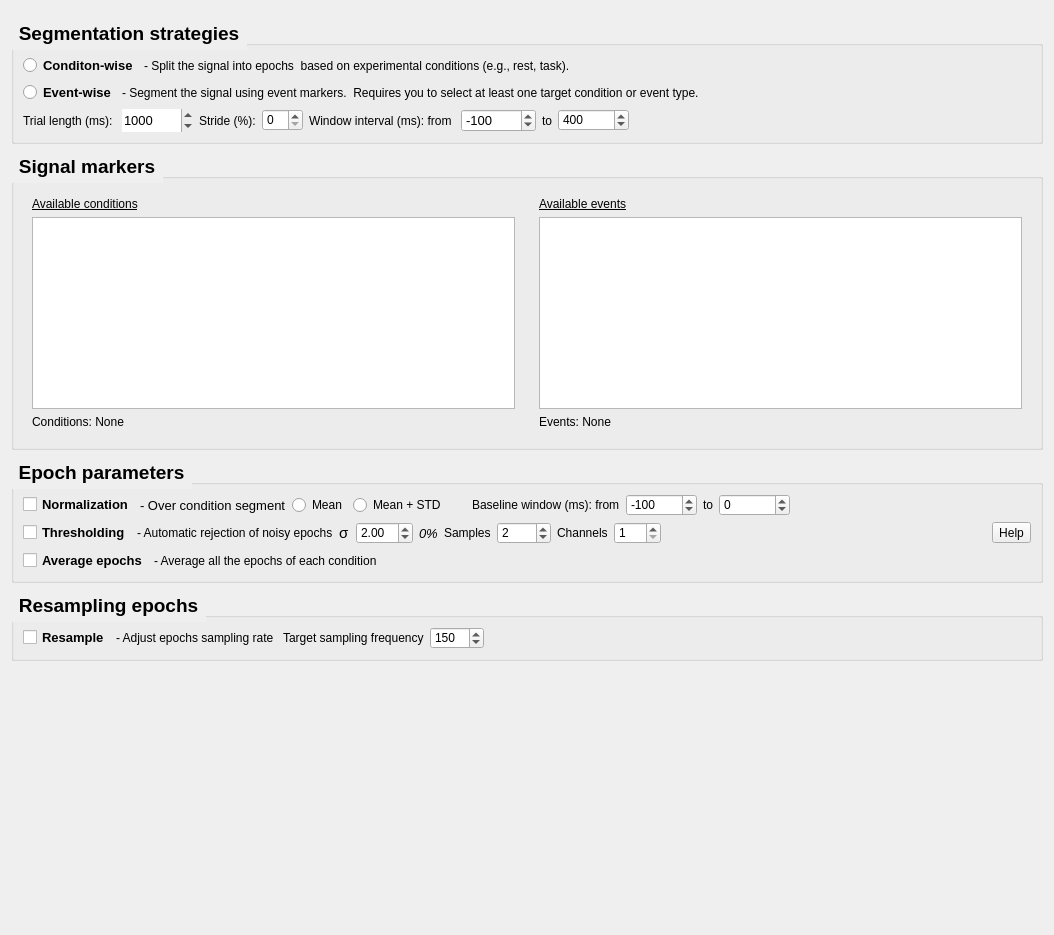
<?xml version="1.0" encoding="UTF-8"?>
<ui version="4.0">
 <class>Form</class>
 <widget class="QWidget" name="Form">
  <property name="geometry">
   <rect>
    <x>0</x>
    <y>0</y>
    <width>1054</width>
    <height>935</height>
   </rect>
  </property>
  <property name="windowTitle">
   <string>Form</string>
  </property>
  <layout class="QVBoxLayout" name="verticalLayout_2">
   <item>
    <widget class="QFrame" name="topContentWidget">
     <property name="styleSheet">
      <string notr="true">QFrame {
	border: none;
}</string>
     </property>
     <property name="frameShape">
      <enum>QFrame::NoFrame</enum>
     </property>
    </widget>
   </item>
   <item>
    <widget class="QGroupBox" name="segmentation_properties">
     <property name="font">
      <font>
       <pointsize>14</pointsize>
       <weight>75</weight>
       <bold>true</bold>
      </font>
     </property>
     <property name="styleSheet">
      <string notr="true">QGroupBox::title {
    subcontrol-origin: margin;
    subcontrol-position: top left; 
    padding: 5px;                 
    letter-spacing: 1px;
    
    color: qlineargradient(
        spread:pad, x1:0, y1:0, x2:1, y2:0,
        stop:0 #6a0dad, stop:1 #ec407a
    );
}</string>
     </property>
     <property name="title">
      <string>Segmentation strategies</string>
     </property>
     <layout class="QVBoxLayout" name="verticalLayout">
      <item>
       <layout class="QVBoxLayout" name="verticalLayout_5">
        <item>
         <layout class="QHBoxLayout" name="horizontalLayout_9">
          <item>
           <widget class="QRadioButton" name="conditionRButton">
            <property name="font">
             <font>
              <pointsize>10</pointsize>
              <weight>75</weight>
              <bold>true</bold>
             </font>
            </property>
            <property name="text">
             <string>Conditon-wise</string>
            </property>
           </widget>
          </item>
          <item>
           <widget class="QLabel" name="label_2">
            <property name="text">
             <string>- Split the signal into epochs  based on experimental conditions (e.g., rest, task).</string>
            </property>
           </widget>
          </item>
          <item>
           <spacer name="horizontalSpacer">
            <property name="orientation">
             <enum>Qt::Horizontal</enum>
            </property>
            <property name="sizeHint" stdset="0">
             <size>
              <width>40</width>
              <height>20</height>
             </size>
            </property>
           </spacer>
          </item>
         </layout>
        </item>
        <item>
         <layout class="QHBoxLayout" name="horizontalLayout_6">
          <item>
           <widget class="QRadioButton" name="eventRButton">
            <property name="font">
             <font>
              <pointsize>10</pointsize>
              <weight>75</weight>
              <bold>true</bold>
             </font>
            </property>
            <property name="text">
             <string>Event-wise</string>
            </property>
           </widget>
          </item>
          <item>
           <widget class="QLabel" name="label">
            <property name="text">
             <string>- Segment the signal using event markers.  Requires you to select at least one target condition or event type.</string>
            </property>
           </widget>
          </item>
          <item>
           <spacer name="horizontalSpacer_6">
            <property name="orientation">
             <enum>Qt::Horizontal</enum>
            </property>
            <property name="sizeHint" stdset="0">
             <size>
              <width>40</width>
              <height>20</height>
             </size>
            </property>
           </spacer>
          </item>
         </layout>
        </item>
       </layout>
      </item>
      <item>
       <layout class="QHBoxLayout" name="trials">
        <item>
         <widget class="QLabel" name="trialLabel">
          <property name="toolTip">
           <string>Epochs length in samples</string>
          </property>
          <property name="text">
           <string>Trial length (ms): </string>
          </property>
         </widget>
        </item>
        <item>
         <widget class="QSpinBox" name="trialBox">
          <property name="font">
           <font>
            <pointsize>10</pointsize>
            <kerning>true</kerning>
           </font>
          </property>
          <property name="styleSheet">
           <string notr="true"/>
          </property>
          <property name="inputMethodHints">
           <set>Qt::ImhNone</set>
          </property>
          <property name="frame">
           <bool>false</bool>
          </property>
          <property name="keyboardTracking">
           <bool>true</bool>
          </property>
          <property name="minimum">
           <number>1</number>
          </property>
          <property name="maximum">
           <number>1000000</number>
          </property>
          <property name="singleStep">
           <number>100</number>
          </property>
          <property name="value">
           <number>1000</number>
          </property>
         </widget>
        </item>
        <item>
         <widget class="QLabel" name="trialstrideLabel">
          <property name="text">
           <string>Stride (%):</string>
          </property>
         </widget>
        </item>
        <item>
         <widget class="QSpinBox" name="trialstrideBox">
          <property name="styleSheet">
           <string notr="true"/>
          </property>
         </widget>
        </item>
        <item>
         <widget class="QLabel" name="winLabel_1">
          <property name="toolTip">
           <string>Temporal window in ms of the epoch. For example, w_epoch_t = [0, 1000] takes the epoch form 0 ms to 1000 ms after each onset (0 ms represents the onset).</string>
          </property>
          <property name="text">
           <string>Window interval (ms): from </string>
          </property>
         </widget>
        </item>
        <item>
         <widget class="QSpinBox" name="winBox_1">
          <property name="font">
           <font>
            <pointsize>10</pointsize>
            <kerning>true</kerning>
           </font>
          </property>
          <property name="styleSheet">
           <string notr="true"/>
          </property>
          <property name="frame">
           <bool>true</bool>
          </property>
          <property name="minimum">
           <number>-100000</number>
          </property>
          <property name="maximum">
           <number>100000</number>
          </property>
          <property name="singleStep">
           <number>100</number>
          </property>
          <property name="value">
           <number>-100</number>
          </property>
         </widget>
        </item>
        <item>
         <widget class="QLabel" name="winLabel_2">
          <property name="text">
           <string>to</string>
          </property>
         </widget>
        </item>
        <item>
         <widget class="QSpinBox" name="winBox_2">
          <property name="styleSheet">
           <string notr="true"/>
          </property>
          <property name="minimum">
           <number>-100000</number>
          </property>
          <property name="maximum">
           <number>100000</number>
          </property>
          <property name="singleStep">
           <number>100</number>
          </property>
          <property name="value">
           <number>400</number>
          </property>
         </widget>
        </item>
        <item>
         <spacer name="horizontalSpacer_2">
          <property name="orientation">
           <enum>Qt::Horizontal</enum>
          </property>
          <property name="sizeHint" stdset="0">
           <size>
            <width>40</width>
            <height>20</height>
           </size>
          </property>
         </spacer>
        </item>
       </layout>
      </item>
     </layout>
    </widget>
   </item>
   <item>
    <widget class="QGroupBox" name="signal_markers">
     <property name="sizePolicy">
      <sizepolicy hsizetype="Preferred" vsizetype="Fixed">
       <horstretch>0</horstretch>
       <verstretch>0</verstretch>
      </sizepolicy>
     </property>
     <property name="font">
      <font>
       <pointsize>14</pointsize>
       <weight>75</weight>
       <bold>true</bold>
      </font>
     </property>
     <property name="styleSheet">
      <string notr="true">QGroupBox::title {
    subcontrol-origin: margin;
    subcontrol-position: top left; 
    padding: 5px;                 
    letter-spacing: 1px;
    
    color: qlineargradient(
        spread:pad, x1:0, y1:0, x2:1, y2:0,
        stop:0 #6a0dad, stop:1 #ec407a
    );
}</string>
     </property>
     <property name="title">
      <string>Signal markers</string>
     </property>
     <layout class="QHBoxLayout" name="horizontalLayout">
      <item>
       <layout class="QVBoxLayout" name="available_conditions">
        <item>
         <widget class="QWidget" name="conditionWidget" native="true">
          <layout class="QVBoxLayout" name="verticalLayout_3">
           <item>
            <widget class="QLabel" name="availableconditionsLabel">
             <property name="font">
              <font>
               <pointsize>9</pointsize>
               <weight>50</weight>
               <bold>false</bold>
               <underline>true</underline>
               <strikeout>false</strikeout>
              </font>
             </property>
             <property name="text">
              <string>Available conditions</string>
             </property>
            </widget>
           </item>
           <item>
            <widget class="QListView" name="conditionList">
             <property name="editTriggers">
              <set>QAbstractItemView::NoEditTriggers</set>
             </property>
            </widget>
           </item>
           <item>
            <widget class="QLabel" name="conditionLabel">
             <property name="sizePolicy">
              <sizepolicy hsizetype="Preferred" vsizetype="Preferred">
               <horstretch>0</horstretch>
               <verstretch>3</verstretch>
              </sizepolicy>
             </property>
             <property name="text">
              <string>Conditions: None </string>
             </property>
            </widget>
           </item>
          </layout>
         </widget>
        </item>
       </layout>
      </item>
      <item>
       <layout class="QVBoxLayout" name="available_events">
        <item>
         <widget class="QWidget" name="eventWidget" native="true">
          <layout class="QVBoxLayout" name="verticalLayout_4">
           <item>
            <widget class="QLabel" name="availableeventsLabel">
             <property name="font">
              <font>
               <pointsize>9</pointsize>
               <weight>50</weight>
               <bold>false</bold>
               <underline>true</underline>
              </font>
             </property>
             <property name="text">
              <string>Available events</string>
             </property>
            </widget>
           </item>
           <item>
            <widget class="QListView" name="eventList">
             <property name="editTriggers">
              <set>QAbstractItemView::NoEditTriggers</set>
             </property>
            </widget>
           </item>
           <item>
            <widget class="QLabel" name="eventLabel">
             <property name="sizePolicy">
              <sizepolicy hsizetype="Preferred" vsizetype="Preferred">
               <horstretch>0</horstretch>
               <verstretch>3</verstretch>
              </sizepolicy>
             </property>
             <property name="text">
              <string>Events: None </string>
             </property>
            </widget>
           </item>
          </layout>
         </widget>
        </item>
       </layout>
      </item>
     </layout>
    </widget>
   </item>
   <item>
    <widget class="QGroupBox" name="groupBox_2">
     <property name="font">
      <font>
       <pointsize>14</pointsize>
       <weight>75</weight>
       <bold>true</bold>
      </font>
     </property>
     <property name="styleSheet">
      <string notr="true">QGroupBox::title {
    subcontrol-origin: margin;
    subcontrol-position: top left; 
    padding: 5px;                 
    letter-spacing: 1px;
    
    color: qlineargradient(
        spread:pad, x1:0, y1:0, x2:1, y2:0,
        stop:0 #6a0dad, stop:1 #ec407a
    );
}</string>
     </property>
     <property name="title">
      <string>Epoch parameters</string>
     </property>
     <layout class="QVBoxLayout" name="verticalLayout_8">
      <item>
       <layout class="QHBoxLayout" name="horizontalLayout_5">
        <item>
         <widget class="QCheckBox" name="normCBox">
          <property name="font">
           <font>
            <pointsize>10</pointsize>
            <weight>75</weight>
            <bold>true</bold>
           </font>
          </property>
          <property name="text">
           <string>Normalization</string>
          </property>
         </widget>
        </item>
        <item>
         <widget class="QLabel" name="normLabel">
          <property name="font">
           <font>
            <pointsize>10</pointsize>
            <italic>false</italic>
           </font>
          </property>
          <property name="text">
           <string>- Over condition segment</string>
          </property>
          <property name="margin">
           <number>0</number>
          </property>
          <property name="indent">
           <number>-8</number>
          </property>
         </widget>
        </item>
        <item>
         <widget class="QRadioButton" name="dcRButton">
          <property name="text">
           <string>Mean</string>
          </property>
         </widget>
        </item>
        <item>
         <widget class="QRadioButton" name="zscoreRButton">
          <property name="text">
           <string>Mean + STD</string>
          </property>
         </widget>
        </item>
        <item>
         <spacer name="horizontalSpacer_7">
          <property name="orientation">
           <enum>Qt::Horizontal</enum>
          </property>
          <property name="sizeType">
           <enum>QSizePolicy::Fixed</enum>
          </property>
          <property name="sizeHint" stdset="0">
           <size>
            <width>20</width>
            <height>20</height>
           </size>
          </property>
         </spacer>
        </item>
        <item>
         <widget class="QLabel" name="baselineLabel_1">
          <property name="toolTip">
           <string>Temporal window in ms of the baseline. For example, w_baseline_t = [-500, 100] takes the baseline from -500 ms before each onset to 100 ms after each onset (0 ms represents the onset). This chunk of signal is used to normalize the epoch, if applicable.</string>
          </property>
          <property name="text">
           <string>Baseline window (ms): from</string>
          </property>
         </widget>
        </item>
        <item>
         <widget class="QSpinBox" name="baselineCBox_1">
          <property name="styleSheet">
           <string notr="true"/>
          </property>
          <property name="minimum">
           <number>-100000</number>
          </property>
          <property name="maximum">
           <number>10000</number>
          </property>
          <property name="value">
           <number>-100</number>
          </property>
         </widget>
        </item>
        <item>
         <widget class="QLabel" name="baselineLabel_2">
          <property name="text">
           <string>to</string>
          </property>
         </widget>
        </item>
        <item>
         <widget class="QSpinBox" name="baselineCBox_2">
          <property name="styleSheet">
           <string notr="true"/>
          </property>
          <property name="minimum">
           <number>-100000</number>
          </property>
          <property name="maximum">
           <number>1000000</number>
          </property>
          <property name="value">
           <number>0</number>
          </property>
         </widget>
        </item>
        <item>
         <spacer name="horizontalSpacer_5">
          <property name="orientation">
           <enum>Qt::Horizontal</enum>
          </property>
          <property name="sizeHint" stdset="0">
           <size>
            <width>40</width>
            <height>20</height>
           </size>
          </property>
         </spacer>
        </item>
       </layout>
      </item>
      <item>
       <layout class="QHBoxLayout" name="horizontalLayout_4">
        <item>
         <widget class="QCheckBox" name="thresCBox">
          <property name="font">
           <font>
            <pointsize>10</pointsize>
            <weight>75</weight>
            <bold>true</bold>
           </font>
          </property>
          <property name="text">
           <string>Thresholding</string>
          </property>
         </widget>
        </item>
        <item>
         <widget class="QLabel" name="thresLabel">
          <property name="text">
           <string>- Automatic rejection of noisy epochs</string>
          </property>
         </widget>
        </item>
        <item>
         <widget class="QLabel" name="threskLabel">
          <property name="sizePolicy">
           <sizepolicy hsizetype="Fixed" vsizetype="Preferred">
            <horstretch>0</horstretch>
            <verstretch>0</verstretch>
           </sizepolicy>
          </property>
          <property name="font">
           <font>
            <pointsize>11</pointsize>
           </font>
          </property>
          <property name="toolTip">
           <string>Standard deviation multiplier to calculate threshold</string>
          </property>
          <property name="text">
           <string>σ</string>
          </property>
         </widget>
        </item>
        <item>
         <widget class="QDoubleSpinBox" name="threskBox">
          <property name="styleSheet">
           <string notr="true"/>
          </property>
          <property name="singleStep">
           <double>0.100000000000000</double>
          </property>
          <property name="value">
           <double>2.000000000000000</double>
          </property>
         </widget>
        </item>
        <item>
         <widget class="QLabel" name="threskLabelaux">
          <property name="font">
           <font>
            <pointsize>10</pointsize>
            <italic>true</italic>
           </font>
          </property>
          <property name="text">
           <string>0%</string>
          </property>
         </widget>
        </item>
        <item>
         <widget class="QLabel" name="thressampLabel">
          <property name="toolTip">
           <string>Minimum number of samples that have to be over the threshold in each epoch to be discarded</string>
          </property>
          <property name="text">
           <string>Samples</string>
          </property>
         </widget>
        </item>
        <item>
         <widget class="QSpinBox" name="thressampBox">
          <property name="styleSheet">
           <string notr="true"/>
          </property>
          <property name="minimum">
           <number>1</number>
          </property>
          <property name="maximum">
           <number>9999</number>
          </property>
          <property name="value">
           <number>2</number>
          </property>
         </widget>
        </item>
        <item>
         <widget class="QLabel" name="threschanLabel">
          <property name="text">
           <string>Channels</string>
          </property>
         </widget>
        </item>
        <item>
         <widget class="QSpinBox" name="threschanBox">
          <property name="toolTip">
           <string>Minimum number of channels that have to have n_samples over the threshold in each epoch to be discarded</string>
          </property>
          <property name="styleSheet">
           <string notr="true"/>
          </property>
          <property name="minimum">
           <number>1</number>
          </property>
          <property name="maximum">
           <number>999</number>
          </property>
         </widget>
        </item>
        <item>
         <spacer name="horizontalSpacer_3">
          <property name="orientation">
           <enum>Qt::Horizontal</enum>
          </property>
          <property name="sizeHint" stdset="0">
           <size>
            <width>40</width>
            <height>20</height>
           </size>
          </property>
         </spacer>
        </item>
        <item>
         <widget class="QToolButton" name="threshelpButton">
          <property name="text">
           <string>Help</string>
          </property>
         </widget>
        </item>
       </layout>
      </item>
      <item>
       <layout class="QHBoxLayout" name="horizontalLayout_2">
        <item>
         <widget class="QCheckBox" name="averageCBox">
          <property name="font">
           <font>
            <pointsize>10</pointsize>
            <weight>75</weight>
            <bold>true</bold>
           </font>
          </property>
          <property name="text">
           <string>Average epochs</string>
          </property>
         </widget>
        </item>
        <item>
         <widget class="QLabel" name="averageLabel">
          <property name="text">
           <string>- Average all the epochs of each condition </string>
          </property>
         </widget>
        </item>
        <item>
         <spacer name="horizontalSpacer_8">
          <property name="orientation">
           <enum>Qt::Horizontal</enum>
          </property>
          <property name="sizeHint" stdset="0">
           <size>
            <width>40</width>
            <height>20</height>
           </size>
          </property>
         </spacer>
        </item>
       </layout>
      </item>
     </layout>
    </widget>
   </item>
   <item>
    <widget class="QGroupBox" name="groupBox">
     <property name="font">
      <font>
       <pointsize>14</pointsize>
       <weight>75</weight>
       <bold>true</bold>
      </font>
     </property>
     <property name="styleSheet">
      <string notr="true">QGroupBox::title {
    subcontrol-origin: margin;
    subcontrol-position: top left; 
    padding: 5px;                 
    letter-spacing: 1px;
    
    color: qlineargradient(
        spread:pad, x1:0, y1:0, x2:1, y2:0,
        stop:0 #6a0dad, stop:1 #ec407a
    );
}</string>
     </property>
     <property name="title">
      <string>Resampling epochs</string>
     </property>
     <layout class="QHBoxLayout" name="horizontalLayout_3">
      <item>
       <widget class="QCheckBox" name="resampleCBox">
        <property name="font">
         <font>
          <pointsize>10</pointsize>
          <weight>75</weight>
          <bold>true</bold>
         </font>
        </property>
        <property name="text">
         <string>Resample</string>
        </property>
       </widget>
      </item>
      <item>
       <widget class="QLabel" name="resampleLabel">
        <property name="text">
         <string>- Adjust epochs sampling rate </string>
        </property>
       </widget>
      </item>
      <item>
       <widget class="QLabel" name="newfsLabel">
        <property name="text">
         <string>Target sampling frequency</string>
        </property>
       </widget>
      </item>
      <item>
       <widget class="QSpinBox" name="resamplefsBox">
        <property name="styleSheet">
         <string notr="true"/>
        </property>
        <property name="minimum">
         <number>1</number>
        </property>
        <property name="maximum">
         <number>9999</number>
        </property>
        <property name="value">
         <number>150</number>
        </property>
       </widget>
      </item>
      <item>
       <widget class="QLabel" name="resampleLabelNyquist">
        <property name="text">
         <string/>
        </property>
       </widget>
      </item>
      <item>
       <spacer name="horizontalSpacer_4">
        <property name="orientation">
         <enum>Qt::Horizontal</enum>
        </property>
        <property name="sizeHint" stdset="0">
         <size>
          <width>40</width>
          <height>20</height>
         </size>
        </property>
       </spacer>
      </item>
     </layout>
    </widget>
   </item>
   <item>
    <spacer name="verticalSpacer">
     <property name="orientation">
      <enum>Qt::Vertical</enum>
     </property>
     <property name="sizeHint" stdset="0">
      <size>
       <width>20</width>
       <height>40</height>
      </size>
     </property>
    </spacer>
   </item>
  </layout>
 </widget>
 <resources/>
 <connections/>
</ui>
